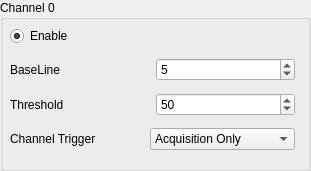
   <widget class="QGroupBox" name="groupBox_2">
    <property name="geometry">
     <rect>
      <x>10</x>
      <y>270</y>
      <width>311</width>
      <height>171</height>
     </rect>
    </property>
    <property name="title">
     <string>Channel 0</string>
    </property>
    <widget class="QWidget" name="layoutWidget">
     <property name="geometry">
      <rect>
       <x>10</x>
       <y>20</y>
       <width>285</width>
       <height>138</height>
      </rect>
     </property>
     <layout class="QVBoxLayout" name="verticalLayout_4">
      <item>
       <widget class="QRadioButton" name="radioButtonCh0Enable">
        <property name="text">
         <string>Enable</string>
        </property>
        <property name="checked">
         <bool>true</bool>
        </property>
        <property name="autoExclusive">
         <bool>false</bool>
        </property>
       </widget>
      </item>
      <item>
       <layout class="QHBoxLayout" name="horizontalLayout_10">
        <item>
         <widget class="QLabel" name="label_11">
          <property name="text">
           <string>BaseLine</string>
          </property>
         </widget>
        </item>
        <item>
         <widget class="QSpinBox" name="spinBoxBaselineCh0">
          <property name="maximum">
           <number>16384</number>
          </property>
          <property name="value">
           <number>5</number>
          </property>
         </widget>
        </item>
       </layout>
      </item>
      <item>
       <layout class="QHBoxLayout" name="horizontalLayout_11">
        <item>
         <widget class="QLabel" name="label_12">
          <property name="text">
           <string>Threshold</string>
          </property>
         </widget>
        </item>
        <item>
         <widget class="QSpinBox" name="spinBoxThresholdCh0">
          <property name="maximum">
           <number>16384</number>
          </property>
          <property name="value">
           <number>50</number>
          </property>
         </widget>
        </item>
       </layout>
      </item>
      <item>
       <layout class="QHBoxLayout" name="horizontalLayout_12">
        <item>
         <widget class="QLabel" name="label_13">
          <property name="text">
           <string>Channel Trigger</string>
          </property>
         </widget>
        </item>
        <item>
         <widget class="QComboBox" name="comboBoxExternalTriggerCh0">
          <item>
           <property name="text">
            <string>Acquisition Only</string>
           </property>
          </item>
          <item>
           <property name="text">
            <string>Acquisition &amp; TrigOut</string>
           </property>
          </item>
          <item>
           <property name="text">
            <string>Disabled</string>
           </property>
          </item>
         </widget>
        </item>
       </layout>
      </item>
     </layout>
    </widget>
   </widget>
